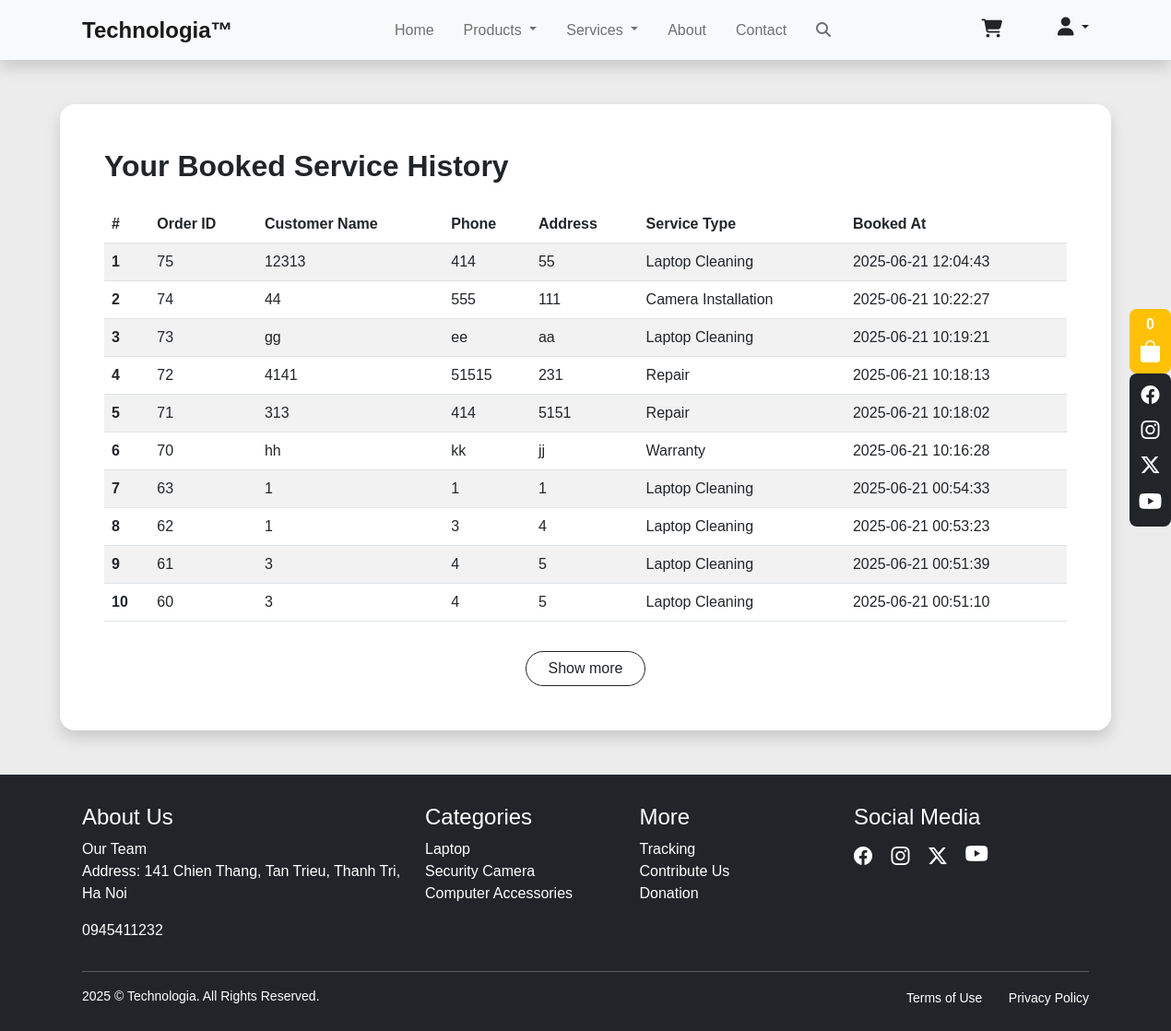
Page /index.php?act=book-result (signed in) on the earlier database version.
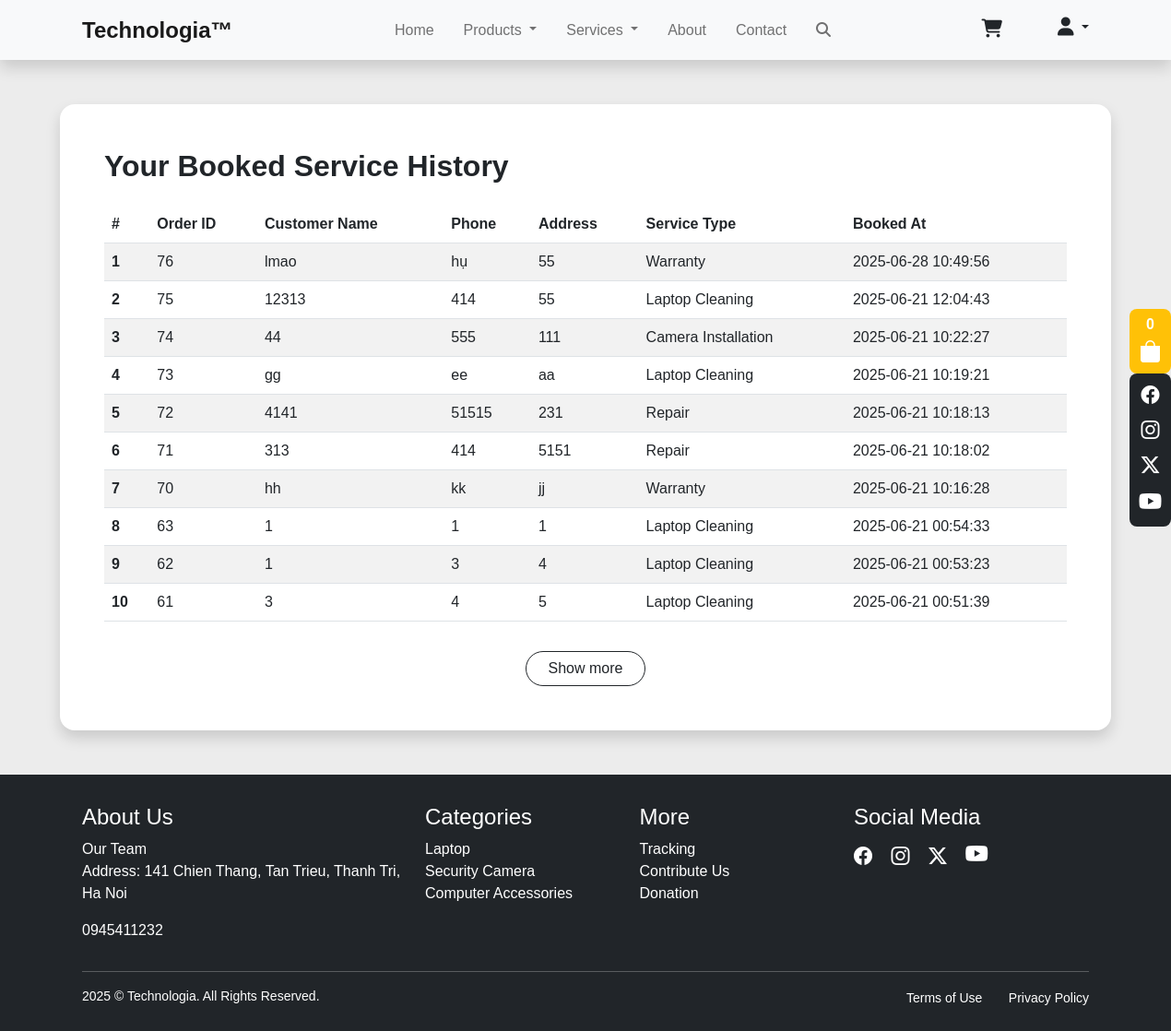
Same page on the later database version.
### tables this page shows
CREATE TABLE `services` (
  `id` int(11) NOT NULL,
  `user_id` int(11) NOT NULL,
  `name` varchar(255) NOT NULL,
  `phone` varchar(20) NOT NULL,
  `address` varchar(255) NOT NULL,
  `service_type` varchar(255) DEFAULT NULL,
  `created_at` datetime DEFAULT current_timestamp()
);

### module/services/book-result.php (the view, shortened to what this page needs)
<?php
$booked_services = [];
$status_message = '';
if (!isset($_SESSION['username'])) {
    $no_service_message = '<div class="text-center py-5">
        <div class="mb-4"><i class="fas fa-user fa-3x text-muted"></i></div>
        <h4 class="text-muted mb-3">You are not logged in</h4>
        <p class="text-muted mb-4">Please login to view your booked services.</p>
        <button class="btn btn-dark rounded-4" onclick="location.href=\'Login.php\'">Login Now</button>
    </div>';
} else {
    $username = $_SESSION['username'];
    $user_id = 0;
    $stmt_user = $conn->prepare("SELECT id FROM site_user WHERE username = ?");
    if ($stmt_user) {
        $stmt_user->bind_param("s", $username);
        $stmt_user->execute();
        $result_user = $stmt_user->get_result();
        if ($result_user->num_rows > 0) {
            $user_data = $result_user->fetch_assoc();
            $user_id = $user_data['id'];
        } else {
            $status_message = "Error: User data not found. Please log in again.";
        }
    } else {
        $status_message = "Database query error (user data): " . $conn->error;
    }
    $limit = 10;
    $offset = isset($_GET['offset']) ? intval($_GET['offset']) : 0;
    if ($user_id > 0) {
        $stmt_services = $conn->prepare("SELECT id, name, phone, address, service_type, created_at FROM services WHERE user_id = ? ORDER BY created_at DESC LIMIT ? OFFSET ?");
        if ($stmt_services) {
            $stmt_services->bind_param("iii", $user_id, $limit, $offset);
            $stmt_services->execute();
            $result_services = $stmt_services->get_result();
            if ($result_services->num_rows > 0) {
                while ($row = $result_services->fetch_assoc()) {
                    $booked_services[] = $row;
                }
            }
        } else {
            $status_message = "Database query error (services): " . $conn->error;
        }
    } else if (empty($status_message)) {
        $status_message = "Could not retrieve your user ID. Please try logging in again.";
    }
}
?>
<div class="container bg-white px-5 py-5 mt-5 mb-5 rounded-4 shadow">
    <h2 class="mb-4 fw-bold text-start">Your Booked Service History</h2>
    <?php if (!empty($booked_services)): ?>
        <div class="table-responsive">
            <table class="table table-hover table-striped align-middle">
                <thead>
                    <tr>
                        <th scope="col">#</th>
                        <th scope="col">Order ID</th>
                        <th scope="col">Customer Name</th>
                        <th scope="col">Phone</th>
                        <th scope="col">Address</th>
                        <th scope="col">Service Type</th>
                        <th scope="col">Booked At</th>
                    </tr>
                </thead>
                <tbody id="service-list">
                    <?php $counter = $offset + 1; ?>
                    <?php foreach ($booked_services as $service): ?>
                        <tr>
                            <th scope="row"><?= $counter++ ?></th>
                            <td><?= htmlspecialchars($service['id']) ?></td>
                            <td><?= htmlspecialchars($service['name']) ?></td>
                            <td><?= htmlspecialchars($service['phone']) ?></td>
                            <td><?= htmlspecialchars($service['address']) ?></td>
                            <td><?= htmlspecialchars($service['service_type']) ?></td>
                            <td><?= date('Y-m-d H:i:s', strtotime($service['created_at'])) ?></td>
                        </tr>
                    <?php endforeach; ?>
                </tbody>
            </table>
        </div>
        <?php if (count($booked_services) === $limit): ?>
            <div class="text-center mt-3">
                <button id="loadMoreBtn" class="btn btn-outline-dark rounded-pill px-4">Show more</button>
            </div>
        <?php endif; ?>
    <?php endif; ?>
</div>

### index.php (shortened to what this page needs)
<!DOCTYPE html>
<html lang="en">
<head>
  <link rel="stylesheet" href="https://cdnjs.cloudflare.com/ajax/libs/font-awesome/6.7.2/css/all.min.css"
 />
  <link rel="stylesheet" href="https://cdn.jsdelivr.net/npm/bootstrap-icons@1.13.1/font/bootstrap-icons.min.css" />
  <link rel="stylesheet" href="asset/bootstrap/css/bootstrap.min.css" />
  <link rel="stylesheet" href="asset/style1.css" />
</head>
<body>
  <?php
  require 'db/connect.php';
  include 'components/navbar.php'
  ?>
  <main id="main-content" class="flex-fill">
    <?php
    $act = $_GET['act'] ?? '';
    switch ($act) {
      case 'book-result':
        include 'module/services/book-result.php';
        break;
    }
    ?>
  </main>
  <div class="cart-social-fixed">
    <div class="cart-icon bg-warning text-white d-flex flex-column align-items-center justify-content-center rounded-3">
      <span id="cart-count" class="fw-bold">
        <?php
        $totalItems = 0;
        echo $totalItems;
        ?>
      </span>
      <?php if (isset($_SESSION['username'])): ?>
        <a href="#" style="text-decoration: none; color:white;"
          onclick="loadPage('module/cart/cart.php', this, 'cart'); return false;">
          <i class="bi bi-bag-fill fs-4"></i>
        </a>
      <?php else: ?>
        <a href="Login.php" style="text-decoration: none; color:white;">
          <i class="bi bi-bag-fill fs-4"></i>
        </a>
      <?php endif; ?>
    </div>
    <div class="social-icons bg-dark d-flex flex-column text-white p-2 gap-2 rounded-3">
      <a href="https://www.facebook.com/" target="_blank"><i
          class="bi bi-facebook text-decoration-none text-white fs-5"></i></a>
      <a href="https://www.instagram.com/" target="_blank"><i
          class="bi bi-instagram text-decoration-none text-white fs-5"></i></a>
      <a href="https://x.com/" target="_blank"><i class="bi bi-twitter-x text-decoration-none text-white fs-5"></i></a>
      <a href="https://www.youtube.com/" target="_blank"><i
          class="bi bi-youtube text-decoration-none text-white fs-4"></i></a>
    </div>
  </div>
  <footer class="bg-dark text-white py-4">
    <div class="container px-4">
      <div class="row">
        <div class="col-6 col-lg-4">
          <h4 class="pt-2">About Us</h4>
          <ul class="list-unstyled">
            <li>
              <a href="#" class="text-decoration-none text-white"
                onclick="loadPage('module/about-us/about-us.php',this,'about'); return false;">Our Team</a>
            </li>
            <li>
              <p>Address: 141 Chien Thang, Tan Trieu, Thanh Tri, Ha Noi</p>
            </li>
            <li>
              <p>0945411232</p>
            </li>
          </ul>
        </div>
        <div class="col">
          <h4 class="pt-2">Categories</h4>
          <ul class="list-unstyled">
            <li>
              <a href="#" class="text-decoration-none text-white"
                onclick="loadPage('module/product/product.php?category=laptop', this, 'products'); return false;">Laptop</a>
            </li>
            <li>
              <a href="#" class="text-decoration-none text-white"
                onclick="loadPage('module/product/product.php?category=camera', this, 'products'); return false;">Security Camera</a>
            </li>
            <li>
              <a href="#" class="text-decoration-none text-white"
                onclick="loadPage('module/product/product.php?category=accessories', this, 'products'); return false;">Computer Accessories</a>
            </li>
          </ul>
        </div>
        <div class="col">
          <h4 class="pt-2">More</h4>
          <ul class="list-unstyled">
            <li>
              <a href="#" class="text-decoration-none text-white"
                onclick="location.href='index.php?act=order'; return false;">Tracking</a>
            </li>
            <li>
              <a href="#" class="text-decoration-none text-white"
                onclick="loadPage('module/contact/contact.php', this, 'contact'); return false;">Contribute Us</a>
            </li>
            <li>
              <a href="#" class="text-decoration-none text-white"
                onclick="loadPage('module/donate/donate.php', this, 'donate'); return false;">Donation</a>
            </li>
          </ul>
        </div>
        <div class="col-6 col-lg-3">
          <h4 class="pt-2">Social Media</h4>
          <div>
            <a href="https://www.facebook.com/" target="_blank"><i
                class="bi bi-facebook me-3 text-decoration-none text-white fs-5"></i></a>
            <a href="https://www.instagram.com/" target="_blank"><i
                class="bi bi-instagram me-3 text-decoration-none text-white fs-5"></i></a>
            <a href="https://x.com/" target="_blank"><i
                class="bi bi-twitter-x me-3 text-decoration-none text-white fs-5"></i></a>
            <a href="https://www.youtube.com/" target="_blank"><i
                class="bi bi-youtube me-3 text-decoration-none text-white fs-4"></i></a>
          </div>
        </div>
      </div>
      <hr />
      <div class="d-flex justify-content-between">
        <small>2025 © Technologia. All Rights Reserved.</small>
        <div>
          <a href="#" class="text-decoration-none text-white me-4"><small>Terms of Use</small></a>
          <a href="#" class="text-decoration-none text-white"><small>Privacy Policy</small></a>
        </div>
      </div>
    </div>
  </footer>
</body>
</html>

### components/navbar.php (shortened to what this page needs)
<nav class="navbar navbar-expand-xl navbar-light bg-light sticky-top shadow" style="height: 65px">
  <div class="container">
    <a class="navbar-brand fs-4" href="#"
      onclick="loadPage('module/main-content/main-content.php',this,'home'); return false;">Technologia™</a>
    <div class="sidebar offcanvas offcanvas-end" tabindex="-1" id="offcanvasNavbar"
      aria-labelledby="offcanvasNavbarLabel">
      <div class="offcanvas-body flex-lg-row d-flex flex-column">
        <ul class="navbar-nav justify-content-center flex-grow-1 pe-3">
          <li class="nav-item mx-2">
            <a class="nav-link" href="#"
              onclick="loadPage('module/main-content/main-content.php',this,'home'); return false;">Home</a>
          </li>
          <li class="nav-item dropdown mx-2">
            <a class="nav-link dropdown-toggle" href="#" role="button" data-bs-toggle="dropdown" aria-expanded="false"
              onclick="loadPage('module/product/product.php',this,'products'); return false;">
              Products
            </a>
          </li>
          <li class="nav-item dropdown mx-2">
            <a class="nav-link dropdown-toggle" href="#" role="button" data-bs-toggle="dropdown" aria-expanded="false"
              onclick="loadPage('module/services/services.php', this, 'services')">
              Services
            </a>
          </li>
          <li class="nav-item mx-2">
            <a class="nav-link" href="#"
              onclick="loadPage('module/about-us/about-us.php', this, 'about'); return false;">About</a>
          </li>
          <li class="nav-item mx-2">
            <a class="nav-link" href="#Contact"
              onclick="loadPage('module/contact/contact.php',this, 'contact'); return false;">Contact</a>
          </li>
          <li class="nav-item dropdown mx-2">
            <a class="nav-link px-2 search-container">
              <i class="fas fa-search rounded-3" onclick="toggleSearch(); return false;">
              </i>
            </a>
          </li>
        </ul>
        <div class="d-flex justify-content-center align-content-center gap-3 offcanvas-auth-btns">
          <?php if (!isset($_SESSION['username'])): ?>
            <button type="button" class="btn border-0 position-relative mt-1" onclick="location.href='login.php'">
              <i class="fa-solid fa-cart-shopping fs-5"></i>
            </button>
            <a href="./Login.php" class="btn btn-dark rounded-5">Sign in</a>
            <a href="./Registration.php" class="btn btn-dark rounded-5">Sign up</a>
          <?php else: ?>
            <div class="d-flex justify-content-center align-content-center gap-5">
              <button type="button" class="btn border-0 position-relative nav-link"
                onclick="loadPage('module/cart/cart.php', this, 'cart')">
                <i class="fa-solid fa-cart-shopping fs-5"></i>
              </button>
              <div class="dropdown">
                <button class="btn border-0 position-relative dropdown-toggle" type="button" data-bs-toggle="dropdown"
                  aria-expanded="false">
                  <i class="fa-solid fa-user fs-5"></i>
                </button>
              </div>
            </div>
          <?php endif; ?>
        </div>
      </div>
    </div>
</nav>

### asset/style1.css (style rules this page uses)
html, body { font-family: "poppins", sans-serif; background: #ececec; height: 100%; margin: 0; display: flex; flex-direction: column; }
main { flex: 1; }
a { text-decoration: none; color: black; }
.navbar a { text-decoration: none; padding: 8px 12px; transition: all 0.2s ease; }
.navbar-brand { font-weight: 550; }
.cart-social-fixed { position: fixed; top: 30%; right: 0; z-index: 1000; }
.cart-icon { width: 45px; height: 70px; }
.social-icons { width: 45px; height: auto; text-align: center; }
.search-container { position: relative; display: inline-block; }

Differences in the rows shown:
no longer on this page (row unchanged): services: id "60", name "3", phone "4", address "5", service_type "Laptop Cleaning", created_at "2025-06-21 00:51:10"
added services: id "76", name "lmao", phone "hụ", address "55", service_type "Warranty", created_at "2025-06-28 10:49:56"
